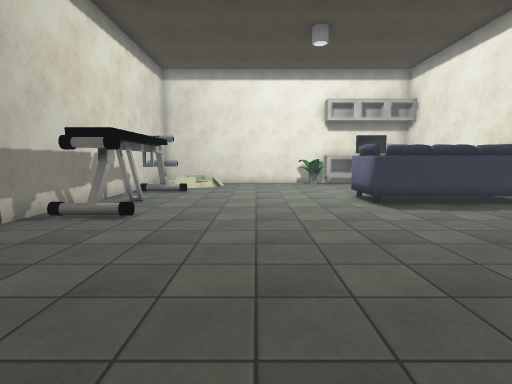
View 1 (above)

15 first-person views from a walk through a 3-D level made in the Unity game engine. The camera is 1.4 m above the floor, tilts 6° down and sees 80° across. The floor is counted in squares, 1 m on a side. Each view is taken from the middle of a square. On the plan, view 1 faces up. The plan holds only what a view shows up to about 14 squares ahead; the rest is blank. The place goes on beyond the plan. The player is left out. Some surface patterns are stand-ins.

View 2
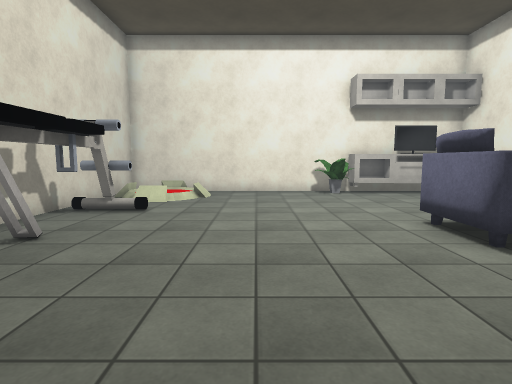

View 3
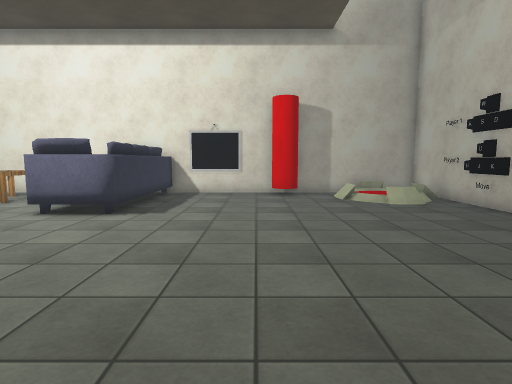

View 4
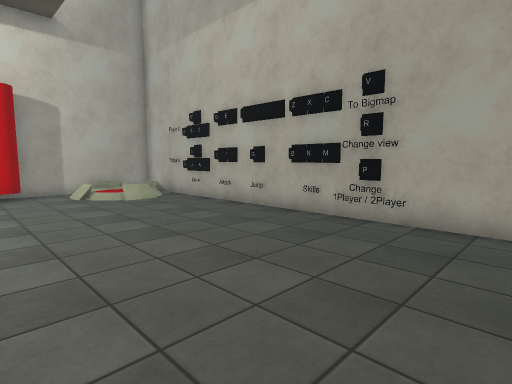

View 5
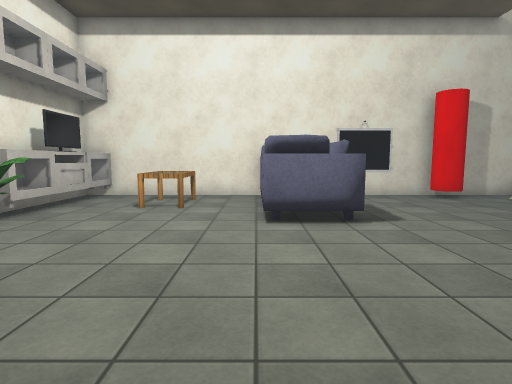

View 6
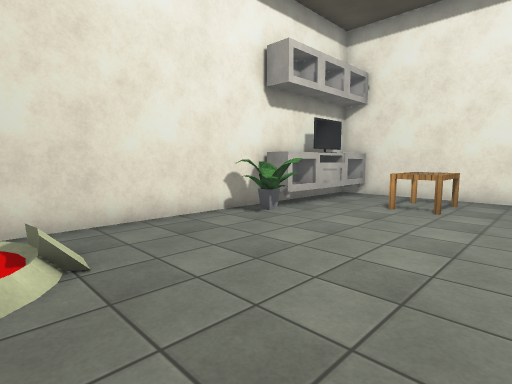

View 7
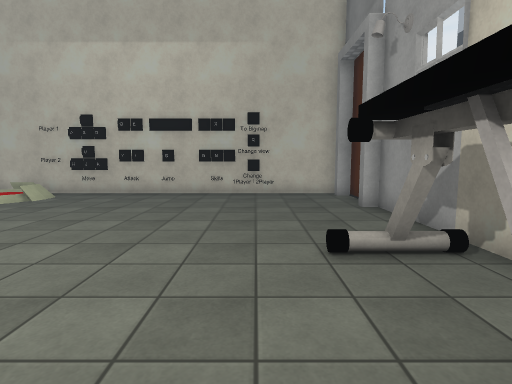

View 8
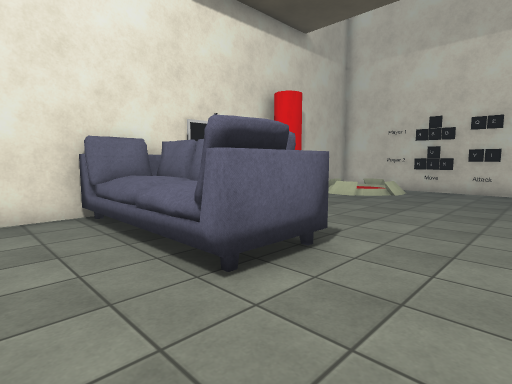

View 9
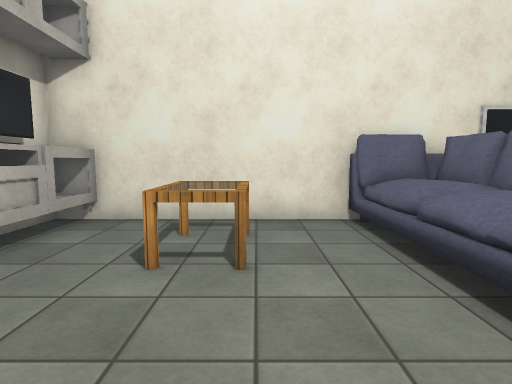

View 10
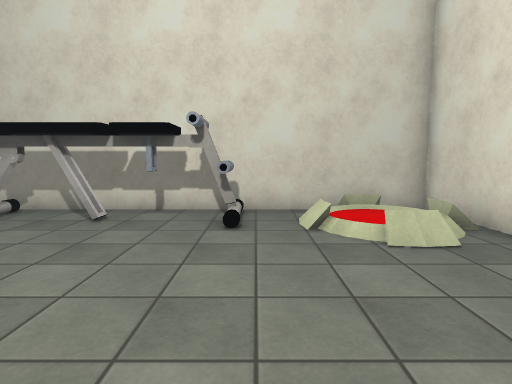

View 11
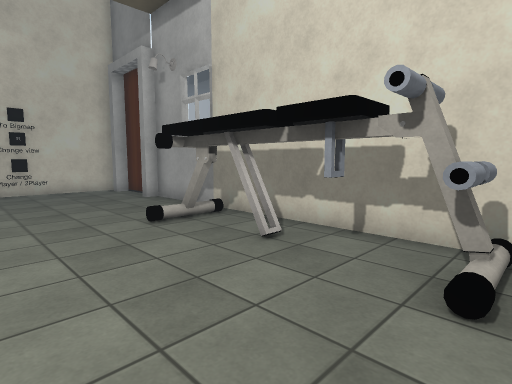

View 12
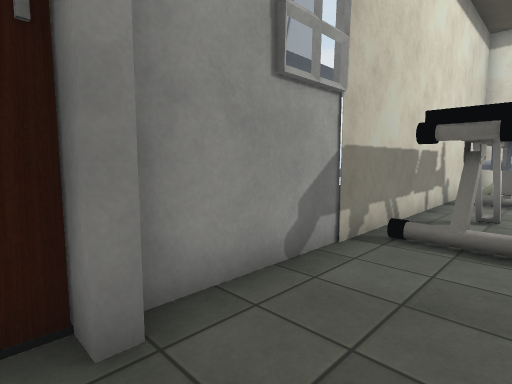

View 13
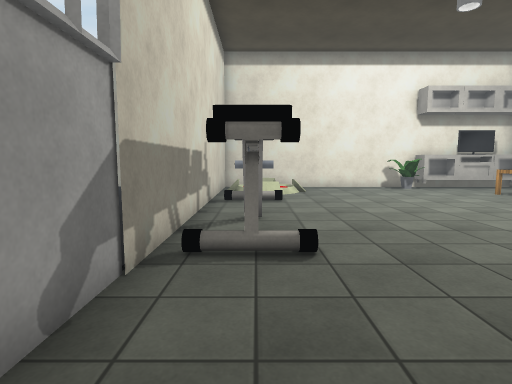

View 14
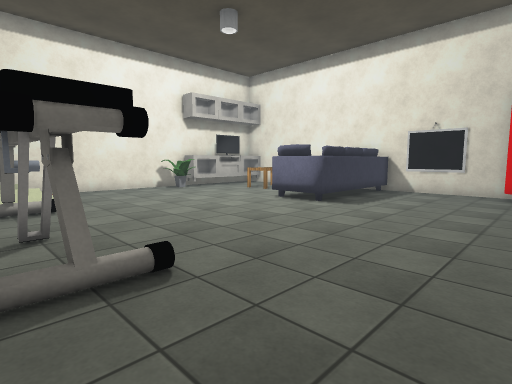

View 15
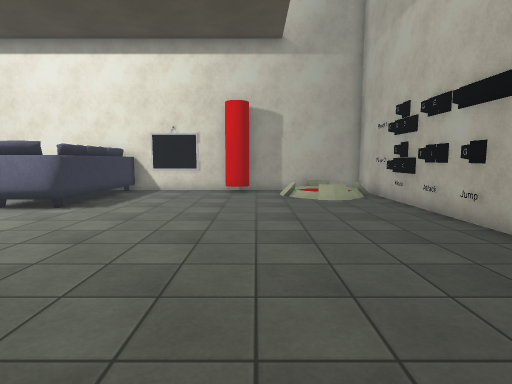

### Floor plan
Key: @ floor where view 1 was taken; # wall or solid block; . main floor; : floor 0.25 m higher than the main floor; / step, stairs or slope; S sofa; P plant; T TV; A table; C red cylinder; O other object.
Columns run from 7 left of view 1 to 9 right of it. Each row starts with its distance up from view 1.
 19  ################
 18  #  /......POTTO#
 17  #   /..........#
 16  #  :/..........#
 15  #.//........AAA#
 14  #...........AA.#
 13  #OO............#
 12  #.O.......SSSSS#
 11  #.........SSSSSS
 10 .#.O.......SSSSSS
  9 .#..............#
  8  #.O............#
  7  #..............#
  6  #..............#
  5  #.............C#
  4  #..............#
  3  #............//#
  2  ............/  #
  1  ............/  #
  0  ##....@......  #
 -1   ###OOO#OOOO####

Where each view was taken, in squares from view 1:
view 1: 0 up, 0 right, facing up
view 2: 5 up, 0 right, facing up
view 3: 6 up, 4 left, facing right
view 4: 6 up, 5 left, facing down-right
view 5: 12 up, 3 left, facing right
view 6: 12 up, 3 left, facing up-right
view 7: 12 up, 2 left, facing down
view 8: 14 up, 1 right, facing down-right
view 9: 14 up, 2 right, facing right
view 10: 14 up, 3 right, facing left
view 11: 14 up, 0 right, facing down-left
view 12: 2 up, 3 left, facing up-left
view 13: 3 up, 4 left, facing up
view 14: 4 up, 5 left, facing up-right
view 15: 4 up, 5 left, facing right
